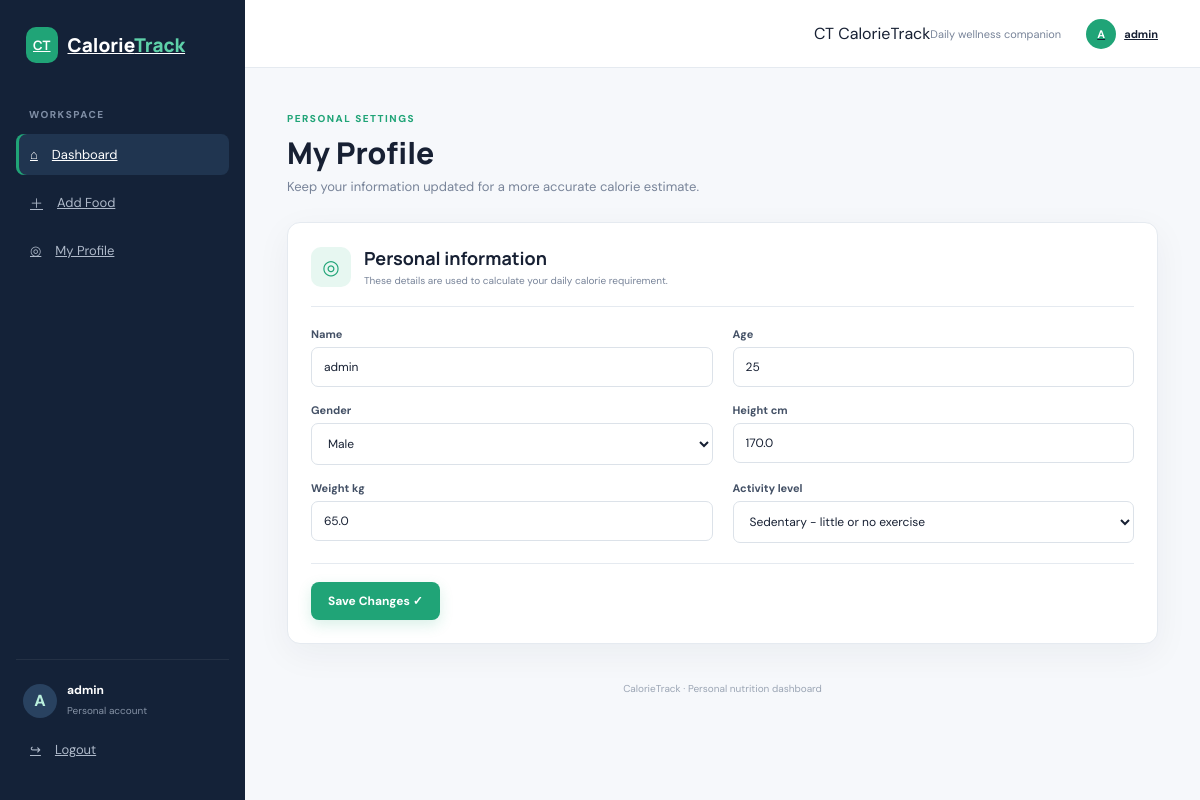
/profile/ (signed in), run on the app's committed database.
### CaloryCounter/models.py (models this page shows, shortened)
class Profile(models.Model):
    GENDER_CHOICES=[("M","Male"),("F","Female")]
    ACTIVITY_CHOICES=[
        ("1.2","Sedentary - little or no exercise"),
        ("1.375","Lightly active - 1 to 3 days/week"),
        ("1.55","Moderately active - 3 to 5 days/week"),
        ("1.725","Very active - 6 to 7 days/week"),
        ("1.9","Extra active - very hard exercise/physical job"),
    ]
    user=models.OneToOneField(User,on_delete=models.CASCADE,related_name="profile")
    name=models.CharField(max_length=100)
    age=models.PositiveIntegerField()
    gender=models.CharField(max_length=1,choices=GENDER_CHOICES)
    height_cm=models.FloatField()
    weight_kg=models.FloatField()
    activity_level=models.CharField(max_length=10,choices=ACTIVITY_CHOICES,default="1.2")

### CaloryCounter/views.py (the view)
# urls.py: path("profile/",views.profile_view,name="profile"),
@login_required
def profile_view(request):
    profile=get_profile(request.user)
    form=ProfileForm(request.POST or None,instance=profile)
    if request.method=="POST" and form.is_valid():
        form.save(); messages.success(request,"Profile updated successfully."); return redirect("dashboard")
    return render(request,"profile.html",{"form":form})

### CaloryCounter/forms.py
class ProfileForm(forms.ModelForm):
    class Meta:
        model=Profile
        fields=["name","age","gender","height_cm","weight_kg","activity_level"]
        widgets={
            "name":forms.TextInput(attrs={"class":"input","placeholder":"Your full name"}),
            "age":forms.NumberInput(attrs={"class":"input","min":1,"placeholder":"Age"}),
            "gender":forms.Select(attrs={"class":"input"}),
            "height_cm":forms.NumberInput(attrs={"class":"input","step":"0.1","placeholder":"Height in cm"}),
            "weight_kg":forms.NumberInput(attrs={"class":"input","step":"0.1","placeholder":"Weight in kg"}),
            "activity_level":forms.Select(attrs={"class":"input"}),
        }

### CaloryCounter/views.py (called while the page is built)
def get_profile(user):
    profile, _ = Profile.objects.get_or_create(
        user=user, defaults={"name":user.username,"age":25,"gender":"M","height_cm":170,"weight_kg":65}
    )
    return profile

### templates/profile.html
{% extends "base.html" %}{% block title %}My Profile · CalorieTrack{% endblock %}{% block content %}
<div class="heading"><div><small class="overline">PERSONAL SETTINGS</small><h1>My Profile</h1><p>Keep your information updated for a more accurate calorie estimate.</p></div></div>
<div class="panel"><div class="panel-title"><div class="circle">◎</div><div><h2>Personal information</h2><p>These details are used to calculate your daily calorie requirement.</p></div></div>
<form method="post">{% csrf_token %}<div class="form-grid">{% for field in form %}<div class="field"><label>{{ field.label }}</label>{{ field }}{% if field.help_text %}<small>{{ field.help_text }}</small>{% endif %}{{ field.errors }}</div>{% endfor %}</div><div class="form-actions"><button class="btn primary">Save Changes ✓</button></div></form></div>
{% endblock %}

### templates/base.html (shortened to what this page needs)
{% load static %}
<!doctype html><html lang="en"><head>
<title>{% block title %}CalorieTrack{% endblock %}</title><link rel="stylesheet" href="{% static 'css/style.css' %}">
</head><body>
<div class="app">
<aside class="sidebar">
<a class="logo" href="{% url 'dashboard' %}"><b>CT</b><span>Calorie<span>Track</span></span></a>
{% if user.is_authenticated %}
<p class="nav-title">WORKSPACE</p>
<a class="nav active" href="{% url 'dashboard' %}">⌂ <span>Dashboard</span></a>
<a class="nav" href="{% url 'add_calorie' %}">＋ <span>Add Food</span></a>
<a class="nav" href="{% url 'profile' %}">◎ <span>My Profile</span></a>
<div class="sidebar-bottom"><div class="user-box"><div class="avatar">{{ user.username|first|upper }}</div><div><b>{{ user.username }}</b><small>Personal account</small></div></div><a class="nav" href="{% url 'logout' %}">↪ <span>Logout</span></a></div>
{% else %}
<p class="nav-title">ACCOUNT</p><a class="nav active" href="{% url 'login' %}">→ <span>Sign In</span></a><a class="nav" href="{% url 'register' %}">＋ <span>Create Account</span></a>
{% endif %}
</aside>
<section class="main">
<header class="topbar"><div class="mobile-logo">CT CalorieTrack</div>{% if user.is_authenticated %}<div class="top-user"><span>Daily wellness companion</span><a href="{% url 'profile' %}"><i>{{ user.username|first|upper }}</i>{{ user.username }}</a></div>{% endif %}</header>
<main class="content">{% for message in messages %}<div class="alert">✓ {{ message }}</div>{% endfor %}{% block content %}{% endblock %}</main>
<footer>CalorieTrack · Personal nutrition dashboard</footer>
</section></div></body></html>

### static/css/style.css (style rules this page uses)
:root { --navy:#142238;--navy2:#203550;--green:#20a477;--pale:#e7f7f1;--bg:#f6f8fb;--text:#172033;--muted:#788499;--border:#e5eaf0;--shadow:0 10px 35px #1720330d }
* { box-sizing:border-box }
body { margin:0;background:var(--bg);color:var(--text);font-family:"DM Sans",sans-serif }
h1,h2,h3 { font-family:Manrope,sans-serif }
h1 { font-size:30px;margin:5px 0;font-weight:800 }
h2 { font-size:18px;margin:0 0 4px }
p { color:var(--muted);font-size:13px }
.app { min-height:100vh;display:flex }
.sidebar { width:245px;background:var(--navy);position:fixed;left:0;top:0;bottom:0;padding:27px 16px;color:#fff;display:flex;flex-direction:column }
.logo { display:flex;align-items:center;gap:10px;color:#fff;font:800 19px Manrope;margin:0 10px 45px }
.logo b { background:var(--green);border-radius:10px;padding:9px 7px;font-size:13px }
.logo span span { color:#5ed1a9 }
.nav-title { font-size:10px;letter-spacing:1.5px;color:#7f8ea5;margin:0 13px 10px;font-weight:800 }
.nav { display:flex;align-items:center;gap:14px;color:#aeb9c9;padding:12px 14px;border-radius:8px;margin:3px 0;font-size:13px }
.nav:hover,.nav.active { background:var(--navy2);color:#fff }
.nav.active { box-shadow:inset 3px 0 var(--green) }
.sidebar-bottom { margin-top:auto;border-top:1px solid #fff1;padding-top:15px }
.user-box { display:flex;align-items:center;gap:10px;padding:7px }
.user-box b { font-size:12px;display:block }
.user-box small { color:#8592a5;font-size:10px }
.avatar { width:34px;height:34px;border-radius:50%;display:grid;place-items:center;background:#294260;color:#baf0dd;font-weight:800 }
.main { margin-left:245px;width:calc(100% - 245px);min-height:100vh }
.topbar { height:68px;background:#fff;border-bottom:1px solid var(--border);display:flex;justify-content:flex-end;align-items:center;padding:0 42px }
.top-user { display:flex;align-items:center;gap:25px;font-size:11px;color:var(--muted) }
.top-user a { display:flex;align-items:center;gap:8px;color:var(--text);font-weight:700 }
.top-user i { width:30px;height:30px;border-radius:50%;background:var(--green);color:#fff;display:grid;place-items:center;font-style:normal }
.content { max-width:1280px;margin:auto;padding:38px 42px }
.overline { font-size:10px;letter-spacing:1.5px;color:var(--green);font-weight:800 }
.heading { margin-bottom:27px }
.heading p { margin:0 }
.btn { display:inline-flex;align-items:center;justify-content:center;gap:9px;border:0;border-radius:8px;padding:11px 17px;font:700 12px "DM Sans";cursor:pointer;text-decoration:none }
.btn.primary { background:var(--green);color:#fff;box-shadow:0 5px 14px #20a4772b }
.panel { background:#fff;border:1px solid var(--border);border-radius:13px;box-shadow:var(--shadow);padding:23px }
.panel-title,.food-head { display:flex;gap:13px;align-items:center;border-bottom:1px solid var(--border);padding-bottom:19px;margin-bottom:20px }
.panel-title p,.food-head p { margin:0;font-size:10px }
.circle { width:40px;height:40px;border-radius:10px;background:var(--pale);color:var(--green);display:grid;place-items:center;font-size:20px }
.form-grid { display:grid;grid-template-columns:1fr 1fr;gap:3px 20px }
.field { margin-bottom:13px }
.field label { display:block;font-size:11px;font-weight:700;margin-bottom:6px;color:#445166 }
.input { width:100%;padding:11px 12px;border:1px solid #dce2e9;border-radius:7px;background:#fff;color:var(--text);font:12px "DM Sans";outline:none }
.form-actions { border-top:1px solid var(--border);padding-top:18px;margin-top:7px }
footer { text-align:center;color:#9ba5b4;font-size:10px;padding:0 20px 22px }

### data on the page
Profile: form "admin" "25" "Male" "170.0" "65.0" "Sedentary - little or no exercise"

### other printed values
{{ user.username|first|upper }} "A"
{{ user.username }} "admin"
{{ field.label }} "Name" "Age" "Gender" "Height cm" "Weight kg" "Activity level"
